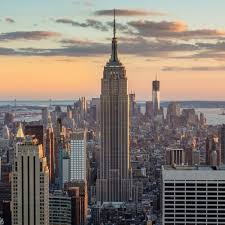
#> input picture nyc.jpeg, 225 x 225 px
$ python 'bulanıklaştırma_giderme.py'
#> lines starting #> are read from the running program, lines starting #| are printed output that depends on the picture
import cv2
import matplotlib.pyplot as plt
import numpy as np

def gaussian_noisy(img):
    row, col, ch = img.shape
    mean = 0 #ortalama piksel değeri
    var = 0.05 #varyans değeri
    sigma = var ** 0.5 #sigma çarpanı

    #Random kötü piksel oluşturma
    gauss = np.random.normal(mean, sigma, (row, col, ch))

    #Kötü pikselleri dağıtma
    gauss = gauss.reshape(row, col, ch)

    #Orijinal resme dönüştürme
    noisy_img = img + gauss

    return noisy_img

img = cv2.imread("nyc.jpeg")
#> img is the input picture: shape (225, 225, 3); mean B, G, R 114.9, 123.8, 134.8
img = cv2.cvtColor(img, cv2.COLOR_BGR2RGB)/255
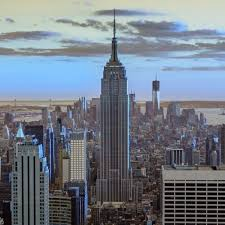
#> img: shape (225, 225, 3) float64; mean B, G, R 0.529, 0.486, 0.451
plt.figure(), plt.imshow(img), plt.axis("off"), plt.title("orijinal"), plt.show()

noisy_img = gaussian_noisy(img)
#> in gaussian_noisy, `noisy_img = img + gauss`:
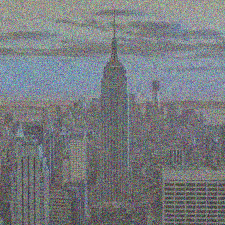
#> noisy_img: shape (225, 225, 3) float64; mean B, G, R 0.529, 0.488, 0.451; drawn with min black and max white
plt.figure(), plt.imshow(noisy_img), plt.axis("off"), plt.title("gaussin"), plt.show()
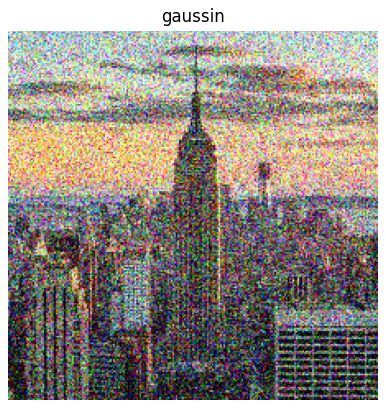
#> figure drawn by matplotlib, 1 panel; B, G, R data is drawn as R, G, B


gb = cv2.GaussianBlur(noisy_img, ksize=(3,3), sigmaX=7)
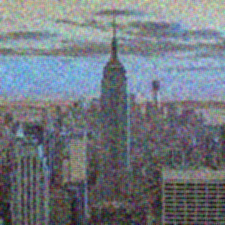
#> gb: shape (225, 225, 3) float64; mean B, G, R 0.529, 0.488, 0.451; drawn with min black and max white
plt.figure(), plt.imshow(gb), plt.axis("off"), plt.title("blur"), plt.show()
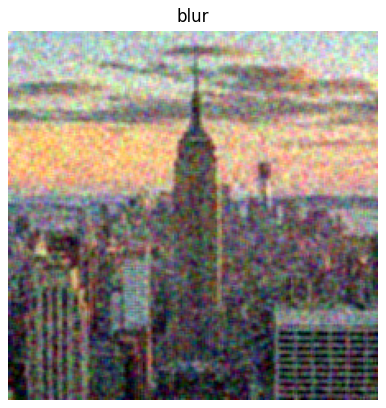
#> figure drawn by matplotlib, 1 panel; B, G, R data is drawn as R, G, B

$ run again, with img1.jpeg copied over nyc.jpeg
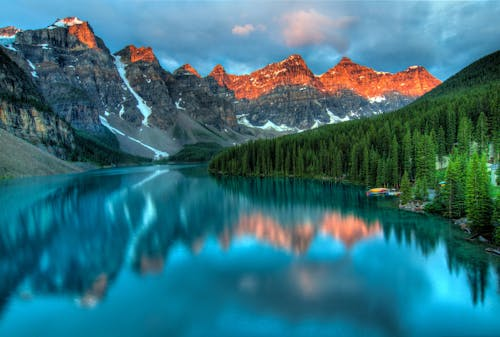
#> input picture img1.jpeg, 500 x 337 px
#> img is the input picture: shape (337, 500, 3); mean B, G, R 123.4, 112, 53.5
#> `gb = cv2.GaussianBlur(noisy_img, ksize=(3,3), sigmaX=7)`:
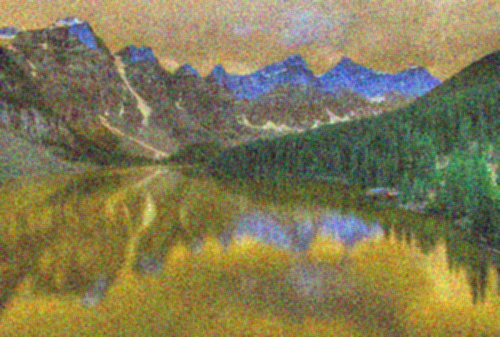
#> gb: shape (337, 500, 3) float64; mean B, G, R 0.21, 0.44, 0.484; drawn with min black and max white
#> `plt.figure(), plt.imshow(gb), plt.axis("off"), plt.title("blur"), plt...`:
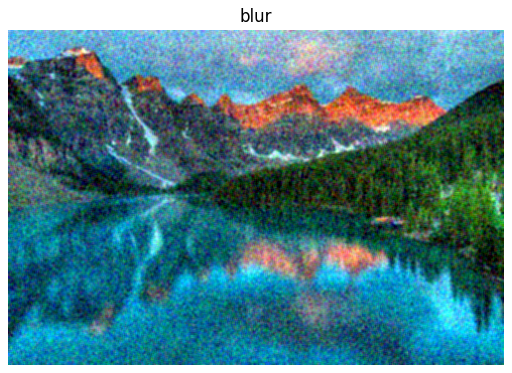
#> figure drawn by matplotlib, 1 panel; B, G, R data is drawn as R, G, B
